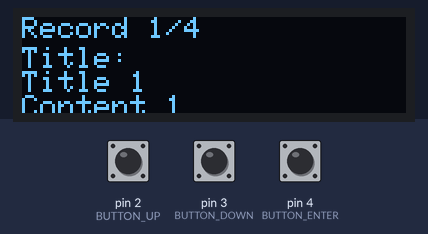
This sketch was run on a simulated Arduino Uno, built for the host (arithmetic inside an expression is 32-bit, double 64-bit). Parts: 128×32 one-colour display. Inputs (shaded band) come from the test bench; at power-on: pin 2 (BUTTON_UP) LOW, pin 4 (BUTTON_ENTER) LOW, pin 3 (BUTTON_DOWN) LOW. The display library's start-up logo is not drawn; EEPROM starts erased.

Above: at 3.2 s.
3.3 s: pin 2 (BUTTON_UP) pulled HIGH for 0.15 s
At 4.2 s:
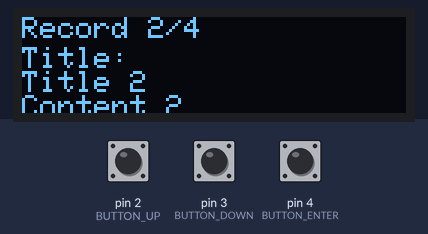
5.0 s: pin 4 (BUTTON_ENTER) pulled HIGH for 0.15 s
At 5.7 s:
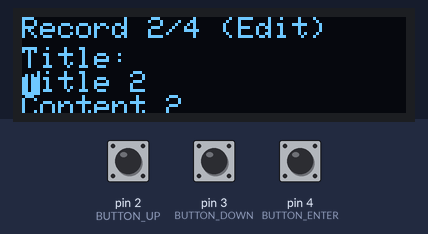
6.8 s: pin 3 (BUTTON_DOWN) pulled HIGH for 0.15 s
At 7.9 s:
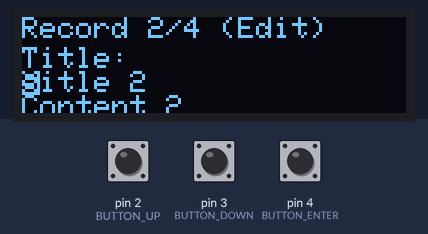
8.5 s: pin 3 (BUTTON_DOWN) pulled HIGH for 1 s
At 9.0 s:
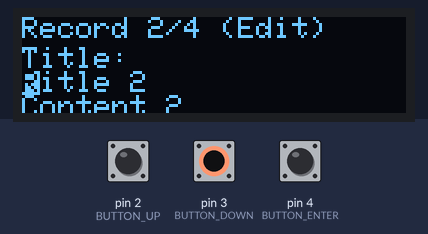
11.0 s: pin 4 (BUTTON_ENTER) pulled HIGH for 1 s
At 12.8 s:
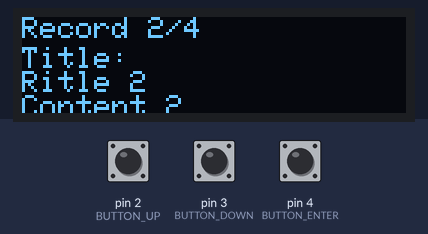
13.6 s: pin 2 (BUTTON_UP) pulled HIGH for 1 s
At 14.4 s:
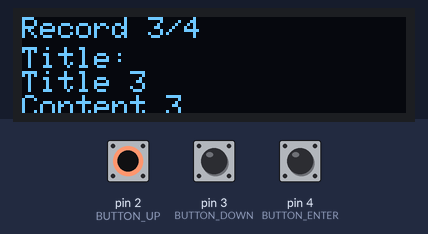
Timing chart, 0 to 16.6 s (numbered marks = the images above; inputs shaded):
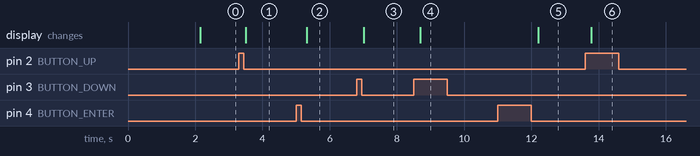

Measured:
- after the input at 3.3 s, the display: changes after 0.21 s (image 1)
- after the input at 5.0 s, the display: changes after 0.32 s (image 2)
- after the input at 6.8 s, the display: changes after 0.21 s (image 3)
- after the input at 8.5 s, the display: changes after 0.20 s (image 4)
- after the input at 11.0 s, the display: changes after 1.2 s (image 5)
- after the input at 13.6 s, the display: changes after 0.18 s (image 6)

The sketch:

ArduinoKeyWallet.ino
```cpp
#include <Arduino.h>
#include <Wire.h>
#include <Adafruit_GFX.h>
#include <Adafruit_SSD1306.h>
#include <EEPROM.h>

#define SCREEN_WIDTH 128
#define SCREEN_HEIGHT 32
#define OLED_RESET -1
Adafruit_SSD1306 display(SCREEN_WIDTH, SCREEN_HEIGHT, &Wire, OLED_RESET);

#define BUTTON_UP 2
#define BUTTON_DOWN 3
#define BUTTON_ENTER 4

#define NUM_RECORDS 4
#define TITLE_SIZE 32
#define CONTENT_SIZE 128

struct Record {
  char title[TITLE_SIZE];
  char content[CONTENT_SIZE];
};

Record records[NUM_RECORDS];
int currentRecord = 0;
int currentMode = 0;  // 0: View, 1: Edit
int editCursor = 0;
bool editingTitle = true;
unsigned long enterPressTime = 0;
bool enterButtonPressed = false;

// Variables para antirrebotes
bool estadoAnteriorUp = LOW;
bool estadoAnteriorDown = LOW;
bool estadoAnteriorEnter = LOW;

void setup() {
  pinMode(BUTTON_UP, INPUT_PULLDOWN);
  pinMode(BUTTON_DOWN, INPUT_PULLDOWN);
  pinMode(BUTTON_ENTER, INPUT_PULLDOWN);

  Serial.begin(9600);

  if (!display.begin(SSD1306_SWITCHCAPVCC, 0x3C)) {
    Serial.println(F("SSD1306 allocation failed"));
    for (;;)
      ;
  }
  display.display();
  delay(2000);
  display.clearDisplay();

  // Inicializar registros si la EEPROM está vacía
  if (EEPROM.read(0) == 255) {  // 255 indica EEPROM sin inicializar
    writeRecordsToEEPROM();
  }

  // Cargar registros desde EEPROM
  readRecordsFromEEPROM();
}

void loop() {
  handleButtonPresses();

  display.clearDisplay();
  display.setTextSize(1);  // Tamaño del texto
  display.setTextColor(SSD1306_WHITE);
  display.setCursor(0, 0);
  display.print("Record ");
  display.print(currentRecord + 1);
  display.print("/");
  display.print(NUM_RECORDS);
  display.print(currentMode == 1 ? " (Edit)" : "");

  // Mostrar título y contenido en líneas separadas
  display.setCursor(0, 10);
  display.print("Title:");
  display.setCursor(0, 18);
  display.print(records[currentRecord].title);

  //display.setCursor(0, 26);
  //display.print("Content:");
  display.setCursor(0, 26);
  display.print(records[currentRecord].content);

  if (currentMode == 1) {
    // Mostrar indicador de edición
    if (editingTitle) {
      display.fillRect(editCursor * 6, 18, 6, 8, SSD1306_INVERSE);
    } else {
      display.fillRect(editCursor * 6, 34, 6, 8, SSD1306_INVERSE);
    }
  }

  display.display();
}

void handleButtonPresses() {
  // Leer estados actuales de los botones
  bool estadoActualUp = digitalRead(BUTTON_UP);
  bool estadoActualDown = digitalRead(BUTTON_DOWN);
  bool estadoActualEnter = digitalRead(BUTTON_ENTER);

  // Salir del modo de edición si se presionan UP y DOWN simultáneamente
  if (estadoActualUp == HIGH && estadoActualDown == HIGH) {
    if (currentMode == 1) {
      currentMode = 0;
      editCursor = 0;
      editingTitle = true;
    }
  } else {
    // Manejo del botón UP
    if (estadoActualUp == HIGH && estadoAnteriorUp == LOW) {
      if (currentMode == 1) {
        if (editingTitle) {
          records[currentRecord].title[editCursor]++;
        } else {
          records[currentRecord].content[editCursor]++;
        }
      } else {
        currentRecord = (currentRecord + 1) % NUM_RECORDS;
      }
    }

    // Manejo del botón DOWN
    if (estadoActualDown == HIGH && estadoAnteriorDown == LOW) {
      if (currentMode == 1) {
        if (editingTitle) {
          records[currentRecord].title[editCursor]--;
        } else {
          records[currentRecord].content[editCursor]--;
        }
      } else {
        currentRecord = (currentRecord - 1 + NUM_RECORDS) % NUM_RECORDS;
      }
    }

    // Manejo del botón ENTER
    if (estadoActualEnter == HIGH && estadoAnteriorEnter == LOW) {
      enterPressTime = millis();
      enterButtonPressed = true;
    } else if (estadoActualEnter == LOW && estadoAnteriorEnter == HIGH) {
      if (enterButtonPressed && millis() - enterPressTime < 3000) {
        // Cambiar modo si el botón Enter se soltó antes de 3 segundos
        currentMode = !currentMode;
        if (currentMode == 1) {
          editCursor = 0;
          editingTitle = true;
        }
        enterButtonPressed = false;
      }
    }

    if (enterButtonPressed && millis() - enterPressTime >= 3000) {
      // Guardar cambios después de 3 segundos
      currentMode = 0;
      editCursor = 0;
      editingTitle = true;

      // Encriptar y guardar en EEPROM
      encrypt(records[currentRecord].title, TITLE_SIZE);
      encrypt(records[currentRecord].content, CONTENT_SIZE);
      EEPROM.put(currentRecord * sizeof(Record), records[currentRecord]);

      // Desencriptar para mostrar
      decrypt(records[currentRecord].title, TITLE_SIZE);
      decrypt(records[currentRecord].content, CONTENT_SIZE);

      enterButtonPressed = false;
    }
  }

  // Actualizar estados anteriores
  estadoAnteriorUp = estadoActualUp;
  estadoAnteriorDown = estadoActualDown;
  estadoAnteriorEnter = estadoActualEnter;

  delay(100);  // Pequeña pausa para evitar rebotes
}

void writeRecordsToEEPROM() {
  Record records[4] = {
    { "Title 1", "Content 1" },
    { "Title 2", "Content 2" },
    { "Title 3", "Content 3" },
    { "Title 4", "Content 4" }
  };

  for (int i = 0; i < 4; i++) {
    // Encriptar antes de guardar
    encrypt(records[i].title, TITLE_SIZE);
    encrypt(records[i].content, CONTENT_SIZE);

    EEPROM.put(i * sizeof(Record), records[i]);

    // Desencriptar para mantener la consistencia en RAM
    decrypt(records[i].title, TITLE_SIZE);
    decrypt(records[i].content, CONTENT_SIZE);
  }
}

void readRecordsFromEEPROM() {
  for (int i = 0; i < NUM_RECORDS; i++) {
    EEPROM.get(i * sizeof(Record), records[i]);

    // Desencriptar después de leer
    decrypt(records[i].title, TITLE_SIZE);
    decrypt(records[i].content, CONTENT_SIZE);
  }
}

void encrypt(char* data, int len) {
  for (int i = 0; i < len; i++) {
    data[i] = data[i] ^ 0xAA;  // XOR encryption
  }
}

void decrypt(char* data, int len) {
  for (int i = 0; i < len; i++) {
    data[i] = data[i] ^ 0xAA;  // XOR decryption
  }
}
```
